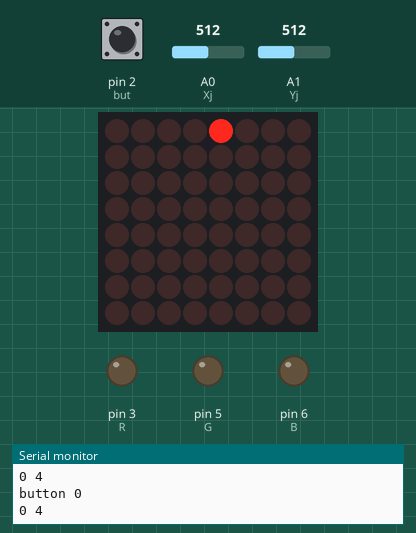
The sketch below on a simulated Arduino Uno, built with avr-gcc and run on an emulated ATmega328P. Parts: 8×8 LED matrix, output pins drawn as LEDs (lit = HIGH), the last lines printed to the serial monitor. The test bench sets the inputs (shaded band); at power-on: A0 (Xj) = 512, A1 (Yj) = 512, pin 2 (but) LOW. Random numbers use the default seed unless the sketch sets one.

Above: at 1.2 s.
1.3 s: A0 (Xj) set to 499
4.3 s: A0 (Xj) set to 472
At 5.5 s:
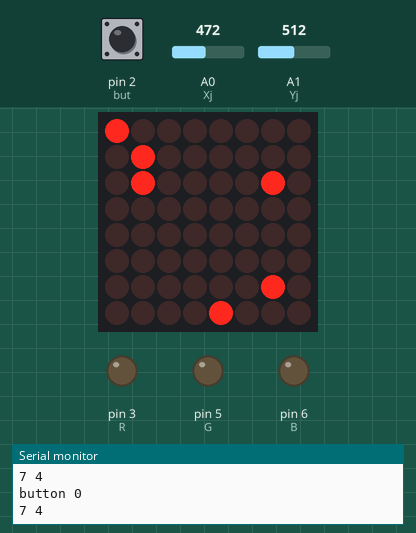
6.2 s: A1 (Yj) set to 486
At 7.5 s:
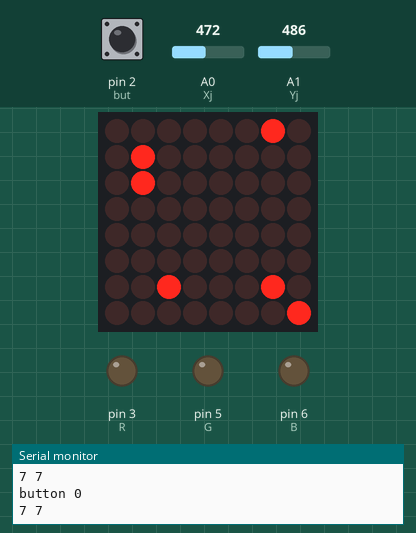
9.2 s: A1 (Yj) set to 592
12.2 s: A1 (Yj) set to 614
At 13.8 s:
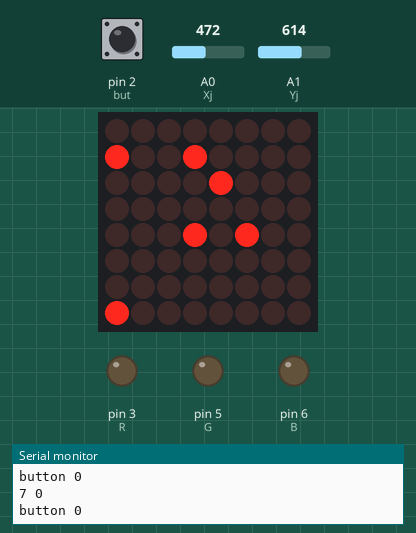
14.0 s: A0 (Xj) set to 511
At 16.1 s:
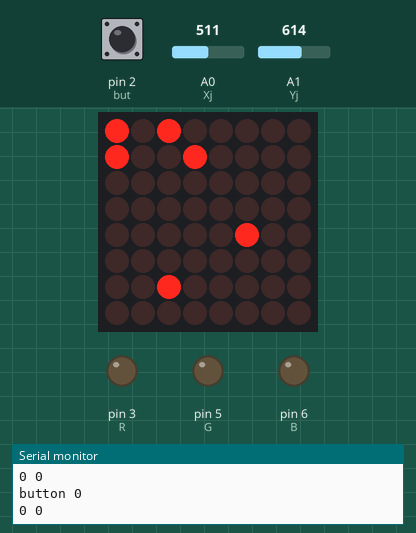
Timing chart, 0 to 17.6 s (numbered marks = the images above; inputs shaded):
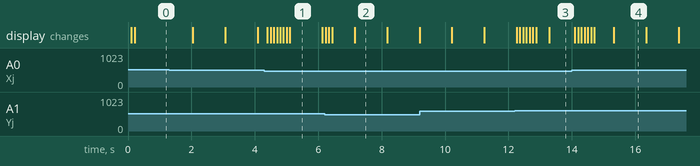

The sketch:

proiectPVCie.ino
```cpp
//We always have to include the library
#include "LedControl.h"
#define Xj A0
#define Yj A1
#define but 2
#define R 3
#define G 5
#define B 6

int xprec;
int yprec;
int yvalt = 4;
int xvalt = 3;
bool aprins = true;
long pzyc = 0;
long pzxc = 0;
bool state[10];
int vals[10][2];
int nop = 0;
int dub = 0;

/*
 Now we need a LedControl to work with.
 ***** These pin numbers will probably not work with your hardware *****
 pin 12 is connected to the DataIn
 pin 11 is connected to the CLK
 pin 10 is connected to LOAD
 We have only a single MAX72XX.
 */
LedControl lc=LedControl(12,11,10,1);

/* we always wait a bit between updates of the display */
unsigned long delaytime=250;

void setup() {
  /*
   The MAX72XX is in power-saving mode on startup,
   we have to do a wakeup call
   */
  lc.shutdown(0,false);
  /* Set the brightness to a medium values */
  lc.setIntensity(0,6);
  /* and clear the display */
  lc.clearDisplay(0);
  Serial.begin(9600);
  pinMode(but, INPUT);
  pinMode(R, OUTPUT);
  pinMode(G, OUTPUT);
  pinMode(B, OUTPUT);
}
void dubdub(){
 byte a[8] ={B00000110, B10001001, B10011111, B11111111, B11111111, B10011111, B10001001, B00000110};
 lc.setRow(0,0,a[0]);
 lc.setRow(0,1,a[1]);
 lc.setRow(0,2,a[2]);
 lc.setRow(0,3,a[3]);
 lc.setRow(0,4,a[4]);
 lc.setRow(0,5,a[5]);
 lc.setRow(0,6,a[6]);
 lc.setRow(0,7,a[7]);
 delay(100);

}

void el(){
  byte a[8] ={B00000000, B01111110, B01111110, B01100000, B01100000, B01100000, B00000000, B00000000};
  lc.setRow(0,0,a[0]);
 lc.setRow(0,1,a[1]);
 lc.setRow(0,2,a[2]);
 lc.setRow(0,3,a[3]);
 lc.setRow(0,4,a[4]);
 lc.setRow(0,5,a[5]);
 lc.setRow(0,6,a[6]);
 lc.setRow(0,7,a[7]);
}
void timedGenerator()
{
  nop++;
  if (nop >5)
  {
    nop = 1;
  }

  state[nop] = 1;
  vals[nop][1] = random(7); /// valoarea pe X
  vals[nop][0] = random(7); /// valoarea pe Y
}


void circles2(int vyc,int vxc)
{
  static unsigned long long lastTime = millis();
  if(millis() - lastTime > 1000)
  {
    timedGenerator();
    lastTime = millis();
  }
  if(digitalRead(but))
  {
    for (int i = 1; i <= 5; i++)
    {
      if (state[i] && vxc == vals[i][1] && vyc == vals[i][0])
        {
          state[i] = 0;
          dub++;
          lc.setLed(0, vals[i][1], vals[i][0]+1, aprins);
    lc.setLed(0, vals[i][1]+1 , vals[i][0], aprins);
    lc.setLed(0, vals[i][1]-1, vals[i][0], aprins);
    lc.setLed(0, vals[i][1], vals[i][0]-1, aprins);
    digitalWrite(G, 30);
  delay(30);
  digitalWrite(G, LOW);

        }
    }
  }
  for(int i = 1; i <= 5; i++)
    lc.setLed(0, vals[i][1], vals[i][0], state[i]);
}

void circles(int vyc,int vxc)
{

  if (!aprins)
  {
    pzxc = random(7);
   pzyc = random(7);
   aprins = 1;

  }
  lc.setLed(0, pzxc, pzyc, aprins);
  int button = digitalRead(but);
  if (button)
  {
    if(pzxc == vxc && pzyc == vyc)
  {
    lc.setLed(0, pzxc, pzyc+1, aprins);
    lc.setLed(0, pzxc+1 , pzyc, aprins);
    lc.setLed(0, pzxc-1, pzyc, aprins);
    lc.setLed(0, pzxc, pzyc-1, aprins);
    aprins = 0;
  digitalWrite(G, 30);
  delay(30);
  digitalWrite(G, LOW);
  }
  else
  {
  digitalWrite(R, 30);
  delay(30);
  digitalWrite(R, LOW);
  aprins = 0;
  }
  }
}
void loop() {

  lc.clearDisplay(0);

  int buton = digitalRead(but);
  int xval = analogRead(Xj);
  int yval = analogRead(Yj);
  Serial.print("button ");
  Serial.println(buton);
  if (yval < 500){
    yvalt++;
    if(yvalt >= 7){
      yvalt = 7;
    }
  }
  else if (yval > 600){
    yvalt -=1;
    if(yvalt <=0)
    {
      yvalt = 0;
    }

  }
  if (xval > 510)
  {
    xvalt -= 1;
    if(xvalt <= 0)
    {
      xvalt = 0;

    }

  }
  else if ( xval < 490){
    xvalt++;
    if (xvalt >= 7)
    xvalt = 7;
  }
  circles2(yvalt, xvalt);
  Serial.print(xvalt); Serial.print(' ');
  Serial.println(yvalt);

  lc.setLed(0, xvalt, yvalt, 1);
  xprec = xvalt;
  yprec = yvalt;

  if (dub == 15)
  {
    lc.clearDisplay(0);
    while(true)
    {
      lc.clearDisplay(0);
      dubdub();
      delay(500);
    }
  }
  if (dub < 15 && millis() >= 20000)
  {
    lc.clearDisplay(0);
    while(true)
    {
      lc.clearDisplay(0);
      el();
      delay(500);
    }
  }


delay(100);
}
```

Measured:
- the behaviour switches between 490 and 489 on A0 (Xj) (found by bisection; images 0 and 1)
- the behaviour switches between 500 and 499 on A1 (Yj) (found by bisection; images 1 and 2)
- the behaviour switches between 600 and 601 on A1 (Yj) (found by bisection; images 2 and 3)
- what the display in image 1 shows lasts 1.0 s, from 5.1 s to 6.1 s
